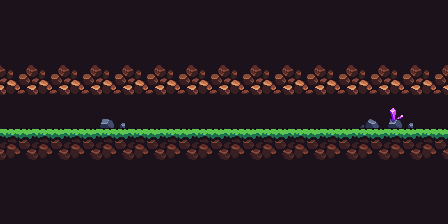

This game map was drawn from its Tiled (.tmx) file and the tilesets committed beside it. A one-line description and the trimmed map source follow:
An orthogonal 14x7 tile map with 32x32 px tiles, 4 tile layers (background, walls, floors, decorations) and 7 objects (spawn, 10_secret_underpass, 13_climb).

<map version="1.5" tiledversion="1.7.2" orientation="orthogonal" renderorder="right-down" width="14" height="7" tilewidth="32" tileheight="32" infinite="0" nextlayerid="11" nextobjectid="9">
 <tileset firstgid="1" source="outdoor.tsx" />
 <layer id="1" name="background" width="14" height="7">
  <data>[98 cells, 84 non-empty, 1 distinct tile ids]</data>
 </layer>
 <layer id="2" name="walls" width="14" height="7">
  <data>[98 cells, 28 non-empty, 2 distinct tile ids]</data>
 </layer>
 <layer id="3" name="floors" width="14" height="7">
  <data>[98 cells, 14 non-empty, 1 distinct tile ids]</data>
 </layer>
 <layer id="4" name="decorations" width="14" height="7">
  <data>[98 cells, 3 non-empty, 3 distinct tile ids]</data>
 </layer>
 <objectgroup id="5" name="spawn">
  <object id="8" name="spawn" x="8.57657" y="77.3039" width="78" height="58" />
 </objectgroup>
 <objectgroup id="6" name="boxes">
  <object id="4" x="129.14" y="111.864" width="22" height="16" />
  <object id="5" x="152.782" y="111.671" width="22" height="16" />
  <object id="6" x="176.636" y="111.864" width="22" height="16" />
  <object id="7" x="200.7" y="111.864" width="22" height="16" />
 </objectgroup>
 <objectgroup id="7" name="bombs" />
 <objectgroup id="8" name="doors" />
 <objectgroup id="10" name="invisible_doors">
  <object id="1" type="10_secret_underpass" x="5" y="96" width="1" height="32" />
  <object id="2" type="13_climb" x="442" y="96" width="1" height="32" />
 </objectgroup>
 <objectgroup id="9" name="enemies" />
</map>
